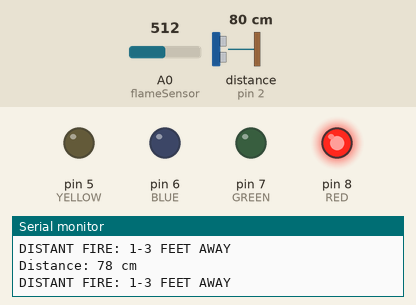
Simulated run of this sketch. Board: Arduino Uno, built with avr-gcc and run on an emulated ATmega328P. On the bench: output pins drawn as LEDs (lit = HIGH), the last lines printed to the serial monitor. Wiring (inferred from the names in the program): ultrasonic range finder: trigger pin 3; echo pin 2. The inputs (shaded band) are chosen by the test bench; at power-on: distance to the obstacle (sensor on pin 2) 80 cm, A0 (flameSensor) = 512. The echo pulse lasts 58.3 µs per cm; no radio packets arrive unless stated; pins used as bus, display or sensor lines are not drawn.

Above: at 3.8 s.
3.9 s: distance to the obstacle (sensor on pin 2) set to 12 cm
7.8 s: distance to the obstacle (sensor on pin 2) set to 9 cm
At 11.2 s:
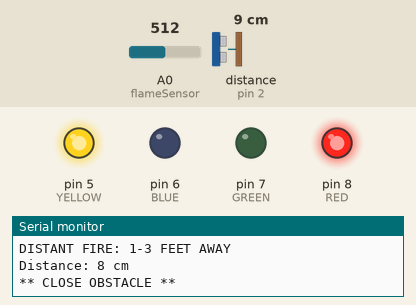
11.7 s: A0 (flameSensor) set to 675
15.6 s: A0 (flameSensor) set to 694
At 19.1 s:
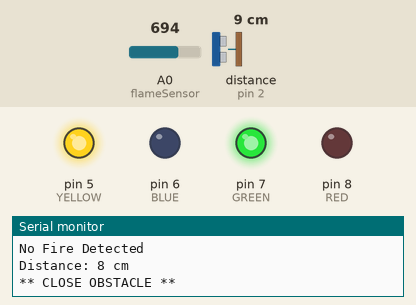
19.5 s: distance to the obstacle (sensor on pin 2) set to 6 cm
26.5 s: distance to the obstacle (sensor on pin 2) set to 3 cm
At 28.8 s:
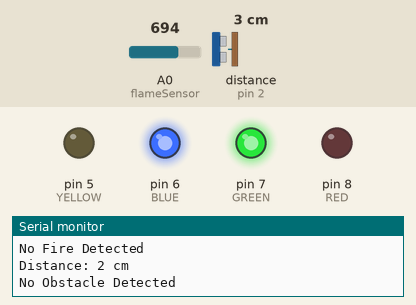
Timing chart, 0 to 30.3 s (numbered marks = the images above; inputs shaded):
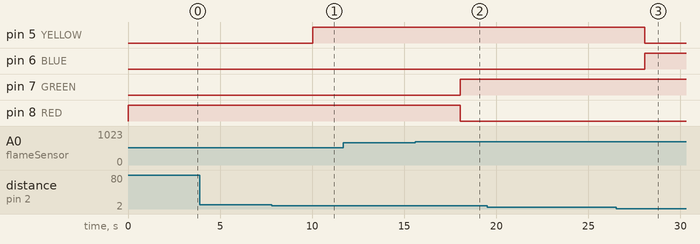

The sketch:

capstone_code.ino
```cpp
#include <SPI.h>
#include <nRF24L01.h>
#include <RF24.h>

#define echoPin 2
#define trigPin 3


RF24 radio(9, 10); // CE, CSN
const byte address[6] = "10301";     //Byte of array representing the address. This is the address where we will send the data. This should be same on the receiving side.
boolean RED_state=0;
//boolean BLUE_state=0;
//boolean YELLOW_state=0;

long duration;
long distance;

int BLUE = 6;
int YELLOW = 5;
int GREEN = 7 ;
int RED = 8 ;


int flame_detected ;

const int flameMin = 0;     // sensor minimum
const int flameMax = 1024;  // sensor maximum

const int distanceMin = 0;
const int distanceMax = 10;


void setup() {
  // initialize serial communication @ 9600 baud:
  Serial.begin(9600);

  // LEDs - flame sensor
   pinMode(RED, OUTPUT);
   pinMode(GREEN, OUTPUT);
   pinMode(BLUE, OUTPUT);
   pinMode(YELLOW, OUTPUT);

   //ULTRASONIC SENSOR
   pinMode(trigPin, OUTPUT);
   pinMode(echoPin, INPUT);


//NRF240L1 - setting up transmitter
  radio.begin();                  //Starting the wireless communication
  radio.openWritingPipe(address); //Address where data will be sent to
  radio.setPALevel(RF24_PA_MIN);
  radio.stopListening();          //Set module as transmitter


}


void loop() {
    flameSensor();
    delay(1000);
    ultraSensor();
    delay(1000);
  transmitter_func();

}

/*void sensors_func(void){
    flameSensor();
    delay(1000);
    ultraSensor();
}*/

void flameSensor(void){
    // read the sensor on analog A0:
  int sensorReading = analogRead(A0);
  // map the sensor range (four options):
  // ex: 'long int map(long int, long int, long int, long int, long int)'
  int range = map(sensorReading, flameMin, flameMax, 0, 3);

  // range value:
  switch (range) {
  case 0:    // A fire closer than 1.5 feet away from the drone
    Serial.println("DANGER: CLOSE FIRE");
    digitalWrite(RED, HIGH);
    digitalWrite(GREEN, LOW);
    break;
  case 1:    // A fire between 1-3 feet away from the drone
    Serial.println("DISTANT FIRE: 1-3 FEET AWAY");
    digitalWrite(RED, HIGH);
    digitalWrite(GREEN, LOW);
    break;
  case 2:    // No fire detected.
    Serial.println("No Fire Detected");
    digitalWrite(GREEN, HIGH);
    digitalWrite(RED, LOW);
    break;
  }
  delay(1);  // delay between reads
  }


void ultraSensor(void){
  // Clears the trigPin condition
  digitalWrite(trigPin, LOW);
  delayMicroseconds(2);
  // Sets the trigPin HIGH (ACTIVE) for 10 microseconds
  digitalWrite(trigPin, HIGH);
  delayMicroseconds(10);
  digitalWrite(trigPin, LOW);
  // Reads the echoPin, returns the sound wave travel time in microseconds
  duration = pulseIn(echoPin, HIGH);
  // Calculating the distance
  distance = duration * 0.034 / 2; // Speed of sound wave divided by 2 (go and back)
  /* Displays the distance on the Serial Monitor*/
  Serial.print("Distance: ");
  Serial.print(distance);
  Serial.println(" cm");

  int distance_range = map(distance, distanceMin, distanceMax, 0, 3);

  // range value:
  switch (distance_range) {
  case 0:    // An object closer than 1.5 feet away.
    Serial.println("No Obstacle Detected");
    digitalWrite(BLUE, HIGH);
    digitalWrite(YELLOW, LOW);
    break;
  case 1:    // A fire between 1-3 feet away.
    Serial.println("** DISTANT OBSTACLE **");
    break;
  case 2:    // No fire detected.
    Serial.println("** CLOSE OBSTACLE **");
    digitalWrite(BLUE, LOW);
    digitalWrite(YELLOW, HIGH);
    break;
  }
  delay(1);  // delay between reads
  }


void transmitter_func(void){

RED_state = digitalRead(RED);
//BLUE_state = digitalRead(BLUE);
//YELLOW_state = digitalRead(YELLOW);

if(RED_state == HIGH)
{
const char text[] = "FIRE IS CLOSE / OBSTACLE IS NEAR";
radio.write(&text, sizeof(text));                  //Sending the message to receiver
}

/*else if(YELLOW_state == HIGH)
{
 const char text[] = "OBSTACLE IS A FEW FEET AWAY";
radio.write(&text, sizeof(text));                  //Sending the message to receiver
}*/

else
{
const char text[] = "NO FIRE / NO OBSTACLES";
radio.write(&text, sizeof(text));                  //Sending the message to receiver
}
radio.write(&RED_state, sizeof(RED_state));  //Sending the message to receiver
delay(1000);

}
```

Measured:
- the behaviour switches between 11 and 10 cm on distance to the obstacle (sensor on pin 2) (found by bisection; images 0 and 1)
- the behaviour switches between 682 and 683 on A0 (flameSensor) (found by bisection; images 1 and 2)
- the behaviour switches between 5 and 4 cm on distance to the obstacle (sensor on pin 2) (found by bisection; images 2 and 3)
- after the input at 7.8 s, pin 5 (YELLOW): LOW → HIGH after 2.2 s
- after the input at 15.6 s, pin 7 (GREEN): LOW → HIGH after 2.5 s; pin 8 (RED): HIGH → LOW after 2.5 s
- after the input at 26.5 s, pin 5 (YELLOW): HIGH → LOW after 1.6 s; pin 6 (BLUE): LOW → HIGH after 1.6 s
